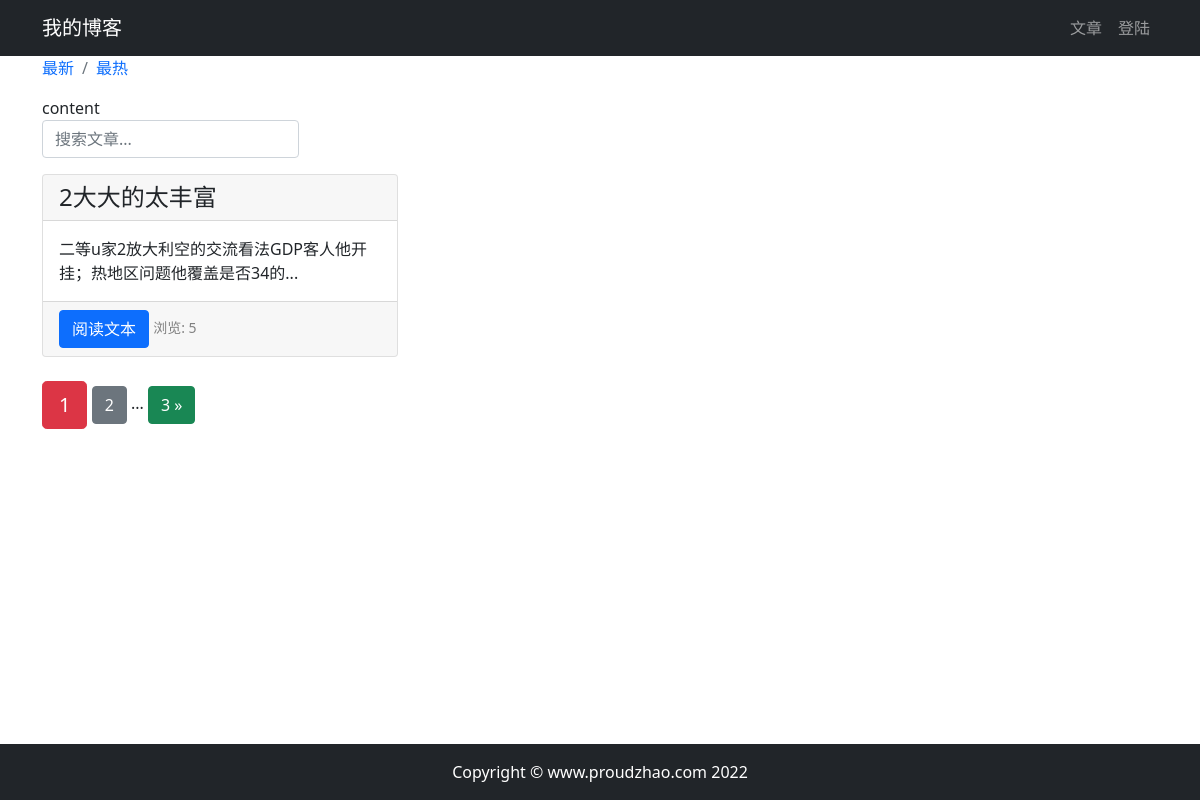
Page /article/article-list/ on the earlier database version.
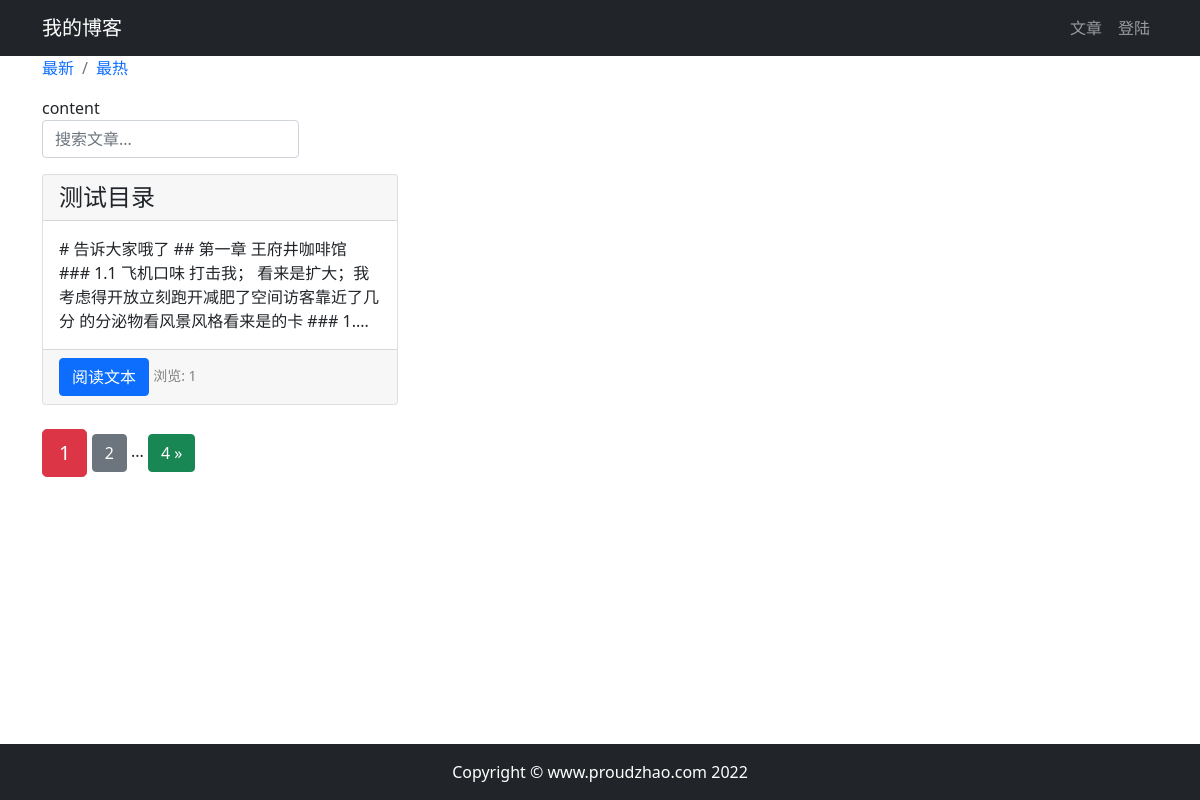
Same page on the later database version.
### article/models.py (models this page shows, shortened)
class ArticlePost(models.Model):
    author = models.ForeignKey(User, on_delete=models.CASCADE)
    title = models.CharField(max_length=100)
    body = models.TextField()
    created = models.DateTimeField(default=timezone.now)
    updated = models.DateTimeField(auto_now=True)
    total_views = models.PositiveIntegerField(default=0)
    class Meta:
        ordering = ('-created',)  # 这里是以创建时间倒序排列

### article/views.py (the view)
# urls.py: path('article-list/', views.article_list, name='article_list'),
def article_list(request):
    search = request.GET.get('search')
    order = request.GET.get('order')
    if search:
        if order == 'total_views':
            article_list = ArticlePost.objects.filter(
                Q(title__icontains=search) | Q(body__icontains=search)).order_by('-total_views')
        else:
            article_list = ArticlePost.objects.filter(
                Q(title__icontains=search) | Q(body__icontains=search)
            )
    else:
        search = ''
        if order == 'total_views':
            article_list = ArticlePost.objects.all().order_by('-total_views')
        else:
            article_list = ArticlePost.objects.all()
    paginator = Paginator(article_list, 1)
    page = request.GET.get('page')
    articles = paginator.get_page(page)
    context = {'articles': articles, 'order': order, 'search': search}
    return render(request, 'article/list.html', context)

### templates/article/list.html (shortened to what this page needs)
{% extends 'base.html' %}
{% load static %}
{% block content %}
    <div class="container">
        <nav aria-label="breadcrumb">
            <ol class="breadcrumb">
                <li class="breadcrumb-item">
                    <a class="order-item" href="{% url 'article:article_list' %}?search={{ search }}">最新</a>
                </li>
                <li class="breadcrumb-item">
                    <a class="order-item" href="{% url 'article:article_list' %}?order=total_views&search={{ search }}">最热</a>
                </li>
            </ol>
        </nav>
    <div class="row">
        <div class="col-auto mr-auto">
            <form class="form-inline">
                <label class="sr-only">content</label>
                <input type="text"
                       class="form-control mb-2 mr-sm-2"
                       name="search"
                       placeholder="搜索文章..."
                       required
                >
            </form>
        </div>
    </div>
        <div class="row mt-2">
            {% for article in articles %}
                <div class="col-4 mb-4">
                    <div class="card h-100">
                        <h4 class="card-header">{{ article.title }}</h4>
                        <div class="card-body">
                            <p class="card-text">{{ article.body|slice:'100' }}...</p>
                        </div>
                        <div class="card-footer">
                            <a href="{% url 'article:article_detail' article.id %}" class="btn btn-primary">阅读文本</a>
                            <span>
                                <small class="col align-self-end" style="color: gray;">
                                    浏览: {{ article.total_views }}
                                </small>
                            </span>
                        </div>
                    </div>
                </div>
            {% endfor %}
        </div>
        <div class="pagination row">
            <div class="m-auto">
                <span class="step-links">
                    <span class="current btn btn-danger btn-lg">
                        {{ articles.number }}
                    </span>
                    {% if articles.has_next %}
                        <a href="?page={{ articles.next_page_number }}&order={{ order }}&search={{ search }}" class="btn btn-secondary">
                            {{ articles.next_page_number }}
                        </a>
                        <span>...</span>
                        <a href="?page={{ articles.next_page_number }}&search={{ search }}" class="btn btn-success">
                            {{ articles.paginator.num_pages }} &raquo;
                        </a>
                    {% endif %}
                </span>
            </div>
        </div>
    </div>
{% endblock content %}

### templates/base.html (shortened to what this page needs)
{% load static %}
<!DOCTYPE html>
<html lang="zh-cn">
<head>
    <link rel="stylesheet" href="{% static 'bootstrap/css/bootstrap.min.css' %}">
    <link rel="stylesheet" href="{% static 'md_css/monokai.css' %}">
    <link rel="stylesheet" href="{% static 'css/base.css' %}">
</head>
<body>
    {% include 'header.html' %}
    {% block content %}{% endblock content %}
    {% include 'footer.html' %}
</body>
</html>

### templates/header.html
<nav class="navbar navbar-expand-lg navbar-dark bg-dark">
    <div class="container">
        <a class="navbar-brand" href="#">我的博客</a>
        <div>
            <ul class="navbar-nav">
                <li class="nav-item">
                    <a class="nav-link" href="{% url 'article:article_list' %}">文章</a>
                </li>
                {% if user.is_authenticated %}
                    <li class="nav-item dropdown">
                        <a class="nav-link dropdown-toggle" href="#" id="navbarDropdown" role="button" data-bs-toggle="dropdown" aria-expanded="false">
                            {{ user.username }}
                        </a>
                        <div class="dropdown-menu dropdown-menu-dark" aria-labelledby="navbarDropdown">
                            <a class="dropdown-item" href="{% url 'userprofile:edit' user.id %}">个人信息</a>
                            <a class="dropdown-item" href="{% url 'article:article_create' %}">写文章</a>
                            <a class="dropdown-item" href="#" onclick="user_delete()">注销账号</a>
                            <a class="dropdown-item" href="{% url 'userprofile:logout' %}">退出登陆</a>
                        </div>
                        {% if user.is_authenticated %}
                            <form
                            style="display: none;"
                            id="user_delete"
                            action="{% url 'userprofile:delete' user.id%}"
                            method="post"
                            >
                                {% csrf_token %}
                                <button type="submit">发送</button>
                            </form>
                            <script>
                                function user_delete() {
                                    layer.open({
                                        title: "确认删除",
                                        content: "确认删除用户资料吗？",
                                        yes: (index, layero) => {
                                            $('form#user_delete button').click();
                                            layer.close(index);
                                    }
                                    })
                                }
                            </script>
                        {% endif %}
                    </li>
                {% else %}
                    <li class="nav-item">
                        <a class="nav-link" href="{% url 'userprofile:login' %}">登陆</a>
                    </li>
                {% endif %}
            </ul>
        </div>
    </div>
</nav>

### templates/footer.html
{% load static %}
<div>
    <br><br><br>
</div>
<footer class="py-3 bg-dark fixed-bottom">
    <div class="container">
        <p class="m-0 text-center text-white">Copyright &copy; www.proudzhao.com 2022</p>
    </div>
</footer>

### static/css/base.css (style rules this page uses)
a { text-decoration: none; }

Differences in the rows shown:
no longer on this page (row edited): ArticlePost: title "2大大的太丰富", body "二等u家2放大利空的交流看法GDP客人他开挂；热地区问题他覆盖是否34的", total_views "5"
added ArticlePost: title "测试目录", body "# 告诉大家哦了 ## 第一章 王府井咖啡馆 ### 1.1 飞机口味 打击我； 看来是扩大；我考虑得开放立刻跑开减肥了空间访客靠近了几分 的分泌物看风景风格看来是的卡 ### 1.", total_views "1"
Other differences:
{{ articles.paginator.num_pages }}: "3" → "4"
